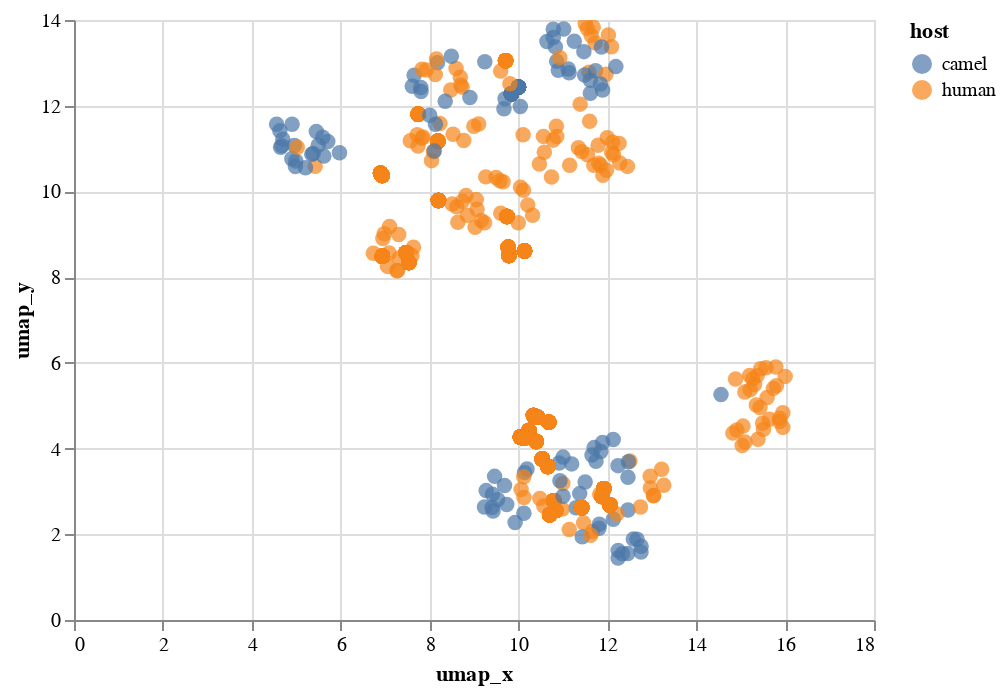

The notebook cell saved with this chart:
### Code cell
scatterplot_with_tooltip_interactive(merged_umap_df,'umap_x','umap_y','umap_x','umap_y',['strain'],'host:N')

### Figure 1 — Vega-Lite specification as saved in the notebook (floating-point values rounded to 4 significant figures; data arrays with more than 128 entries replaced by an {"elided": "..."} marker saying what was removed)
{"$schema": "https://vega.github.io/schema/vega-lite/v3.4.0.json", "config": {"mark": {"tooltip": null}, "view": {"height": 300, "width": 400}}, "data": {"name": "data-d2c1e95d87ac2158e67fd4a834037cc6"}, "datasets": {"data-d2c1e95d87ac2158e67fd4a834037cc6": {"elided": "1203 records"}}, "encoding": {"color": {"field": "host", "type": "nominal"}, "tooltip": [{"field": "strain", "type": "nominal"}], "x": {"field": "umap_x", "title": "umap_x", "type": "quantitative"}, "y": {"field": "umap_y", "title": "umap_y", "type": "quantitative"}}, "mark": {"size": 60, "type": "circle"}, "selection": {"selector026": {"bind": "scales", "encodings": ["x", "y"], "type": "interval"}}}
